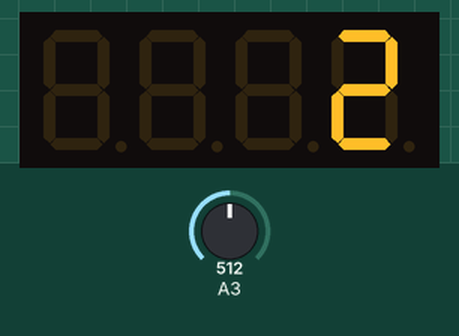
The sketch below on a simulated Arduino Uno, built with avr-gcc and run on an emulated ATmega328P. Parts: 4-digit seven-segment display. The inputs (shaded band) are chosen by the test bench; at power-on: A3 = 512.

Above: at 1.2 s.
1.3 s: A3 set to 716
At 1.49 s:
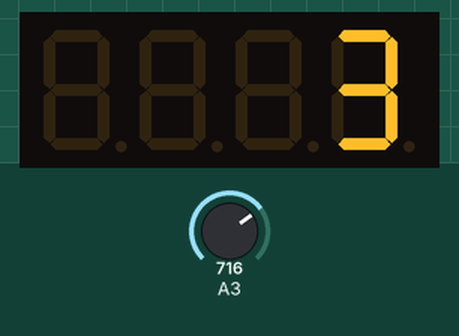
3.0 s: A3 set to 900
At 3.23 s:
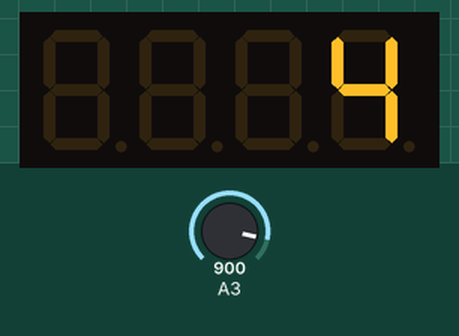
4.6 s: A3 set to 1023
At 4.8 s:
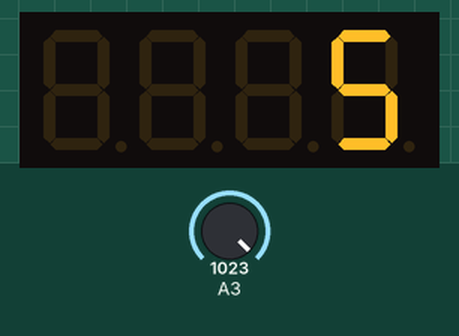

Measured:
- after the input at 1.3 s, the display: first differs from a run without the input after 0.14 s (image 1)
- after the input at 3.0 s, the display: first differs from a run without the input after 0.17 s (image 2)
- after the input at 4.6 s, the display: first differs from a run without the input after 0.15 s (image 3)

The sketch:

Potenciometro_y_Display.ino
```cpp
//////////////////////////
// Angel Marinez
// Potenciometro y display
//////////////////////////
#include <Arduino.h>
#include <TM1637Display.h>
#define CLK 8
#define DIO 7
#define TEST_DELAY   2000
TM1637Display display(CLK, DIO);

int potenciometro;
int voltios;
void setup() {
Serial.begin(9600);
}
void loop() {
potenciometro=analogRead(A3);
voltios=map(potenciometro,0,1023,0,5);
display.setBrightness(0x0f);
uint8_t data[] = { 0x0, 0x0, 0x0, 0x0 };
display.setSegments(data);
display.showNumberDec(voltios, false, 2,2);
delay(100);

display.setSegments(data);
}
```
